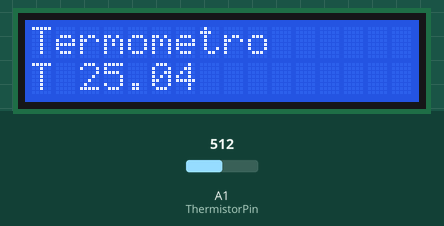
This sketch was run on a simulated Arduino Uno, built with avr-gcc and run on an emulated ATmega328P. On the bench: 16×2 character LCD. The inputs (shaded band) are chosen by the test bench; at power-on: A1 (ThermistorPin) = 512. What the sketch prints to the serial monitor is not drawn.

Above: at 1.2 s.
1.3 s: A1 (ThermistorPin) set to 716
At 1.6 s:
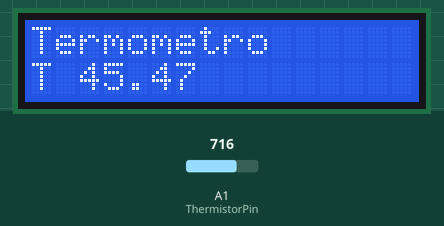
2.8 s: A1 (ThermistorPin) set to 900
At 3.9 s:
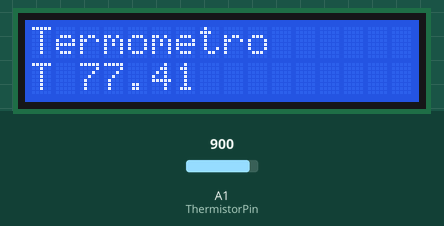
4.3 s: A1 (ThermistorPin) set to 1023
At 5.2 s:
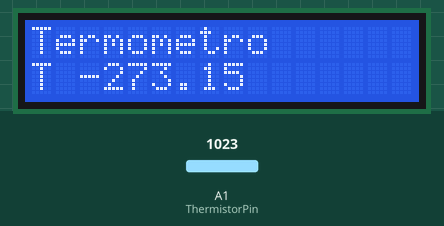
Timing chart, 0 to 7.3 s (numbered marks = the images above; inputs shaded):
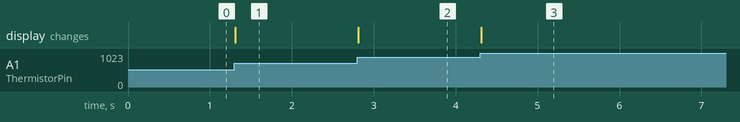

The sketch:

termometro.ino
```cpp
// inclusione della libreria LiquidCrystal.h
#include <LiquidCrystal.h>
#include <math.h>
// inizializza la libreria con i numeri dei pin dell'interfaccia
LiquidCrystal lcd(8, 9, 4, 5, 6, 7);

//------------------------------------------
//sensore di temperatura ky-013

int ThermistorPin = A1;
int Vo;
float R1 = 10000; // value of R1 on board
float logR2, R2, T;
float c1 = 0.001129148, c2 = 0.000234125, c3 = 0.0000000876741; //steinhart-hart coeficients for thermistor

//-----------------------


void setup() {
  // impostazione del numero di colonne e righe del display
  lcd.begin(16, 2);
  Serial.begin(9600);

  // Posiziona il cursore in colonna 0 e riga 0
  lcd.setCursor(0, 0);
  // Stampa il messaggio
  lcd.print("Termometro");
}

void loop() {
  // Posiziona il cursore in colonna 0 e riga 0
  lcd.setCursor(0, 1);

    //codice sensore temperatura---------------------
    Vo = analogRead(ThermistorPin);
    R2 = R1 * (1023.0 / (float)Vo - 1.0); //calculate resistance on thermistor
    logR2 = log(R2);
    T = (1.0 / (c1 + c2*logR2 + c3*logR2*logR2*logR2)); // temperature in Kelvin
    T = T - 273.15; //convert Kelvin to Celcius
    //-------------------------------------------------
  Serial.println(T);
    lcd.print("T ");
    lcd.print(T);

}
```

Measured:
- after the input at 1.3 s, the display: changes at once (image 1)
- after the input at 2.8 s, the display: changes at once (image 2)
- after the input at 4.3 s, the display: changes at once (image 3)
